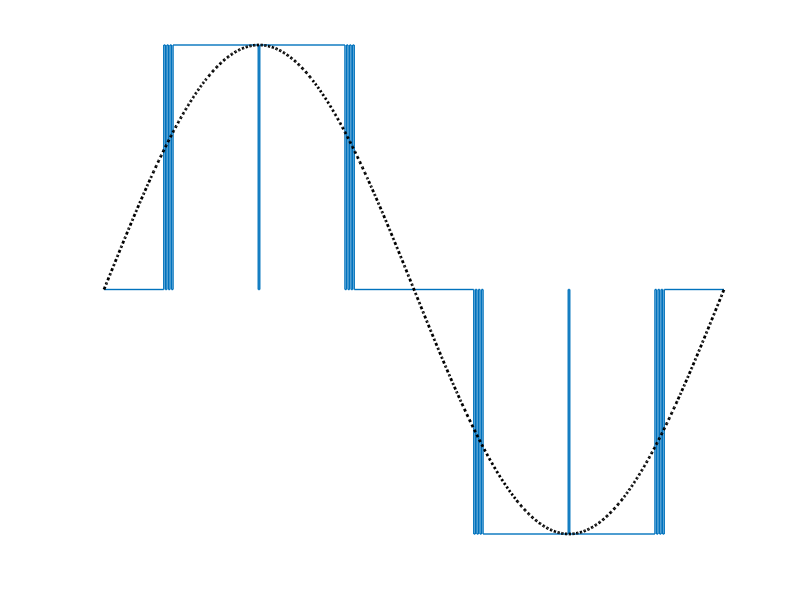

The MATLAB source for this figure:
   % alpha[1] = 0.6055937525415025
   % alpha[2] = 0.6213040492559058
   % alpha[3] = 0.6370187386620668
   % alpha[4] = 0.6527302458124219
   % alpha[5] = 0.6684416046082732
   % alpha[6] = 0.6841567523061838
   % alpha[7] = 0.6998670059248276
   % alpha[8] = 1.5629421252042202
   %    du[1] = 1.0
   %    du[2] = 0.0
   %    du[3] = 1.0
   %    du[4] = 0.0
   %    du[5] = 1.0
   %    du[6] = 0.0
   %    du[7] = 1.0
   %    du[8] = 0.0

   % a = 0.6674572160283855;
   % alpha = [a, pi-a, a+pi, 2*pi-a];
   % u = [0 1 0 -1 0];

   a = [0.6055937525415025;
       0.6213040492559058
   0.6370187386620668;
   0.6527302458124219;
   0.6684416046082732;
   0.6841567523061838;
   0.6998670059248276;
   1.5629421252042202];
   u0 = 0;
   uv = [0 1 0 1 0 1 0 1 0]';
   aa_quad = [0; kron(a, [1; 1]); pi/2];
    u_quad = kron(uv, [1; 1]);
    aa_all = [aa_quad; pi - (aa_quad(end:-1:1)); pi + aa_quad; 2*pi - aa_quad(end:-1:1)];
    u_all = [u_quad; u_quad(end:-1:1); -u_quad; -u_quad(end:-1:1)];

   % [na, nb] = pulse_harmonics(3, u, alpha);

   figure(34)
   clf
   hold on
   plot(aa_all, u_all, 'linewidth', 1)
   xlim([0, 2*pi])

   theta = linspace(0, 2*pi, 500);
   plot(theta, sin(theta), ':k', 'linewidth', 2);
   % xlabel('\theta')
   % ylabel('u(\theta)')
   axis off